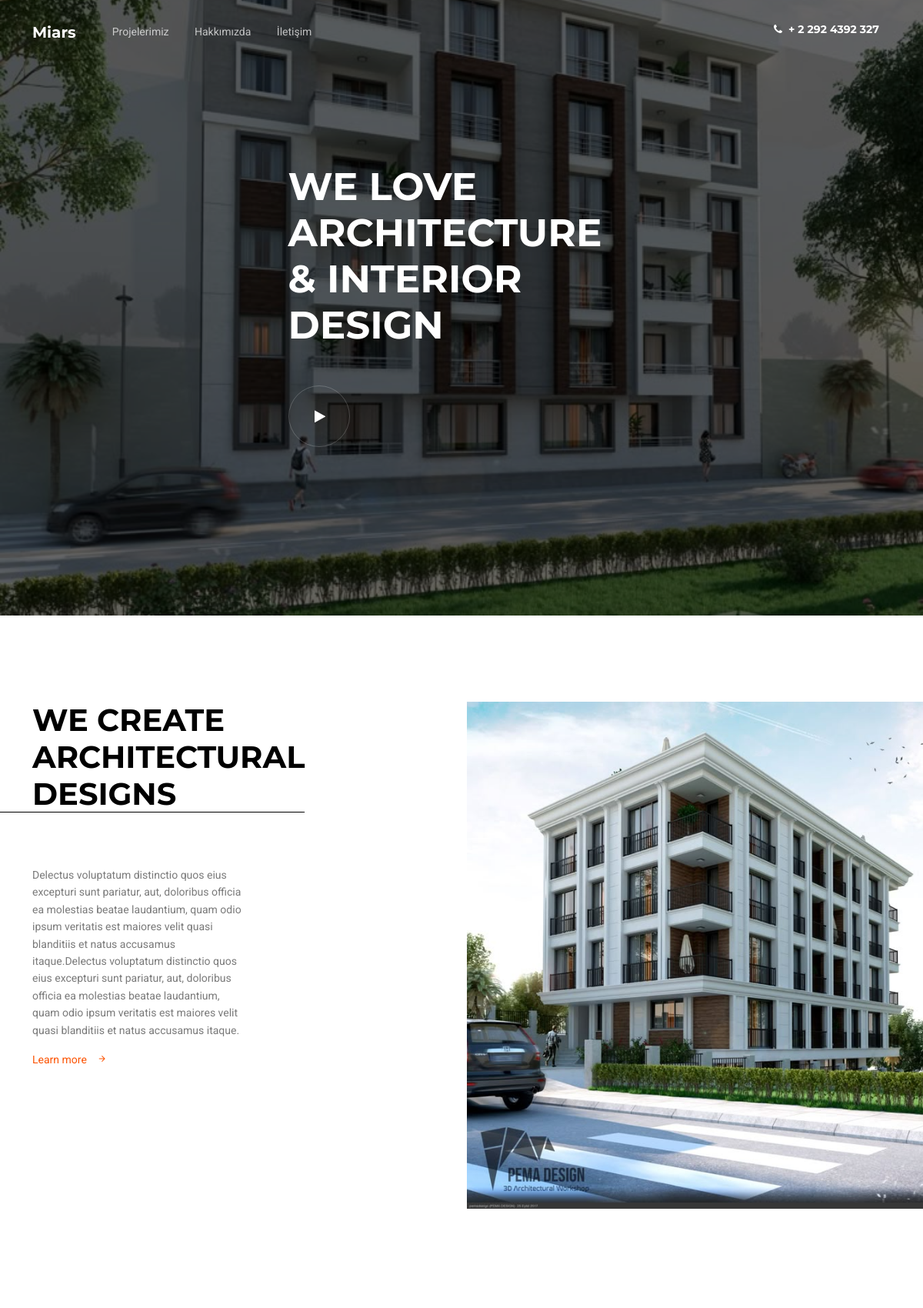
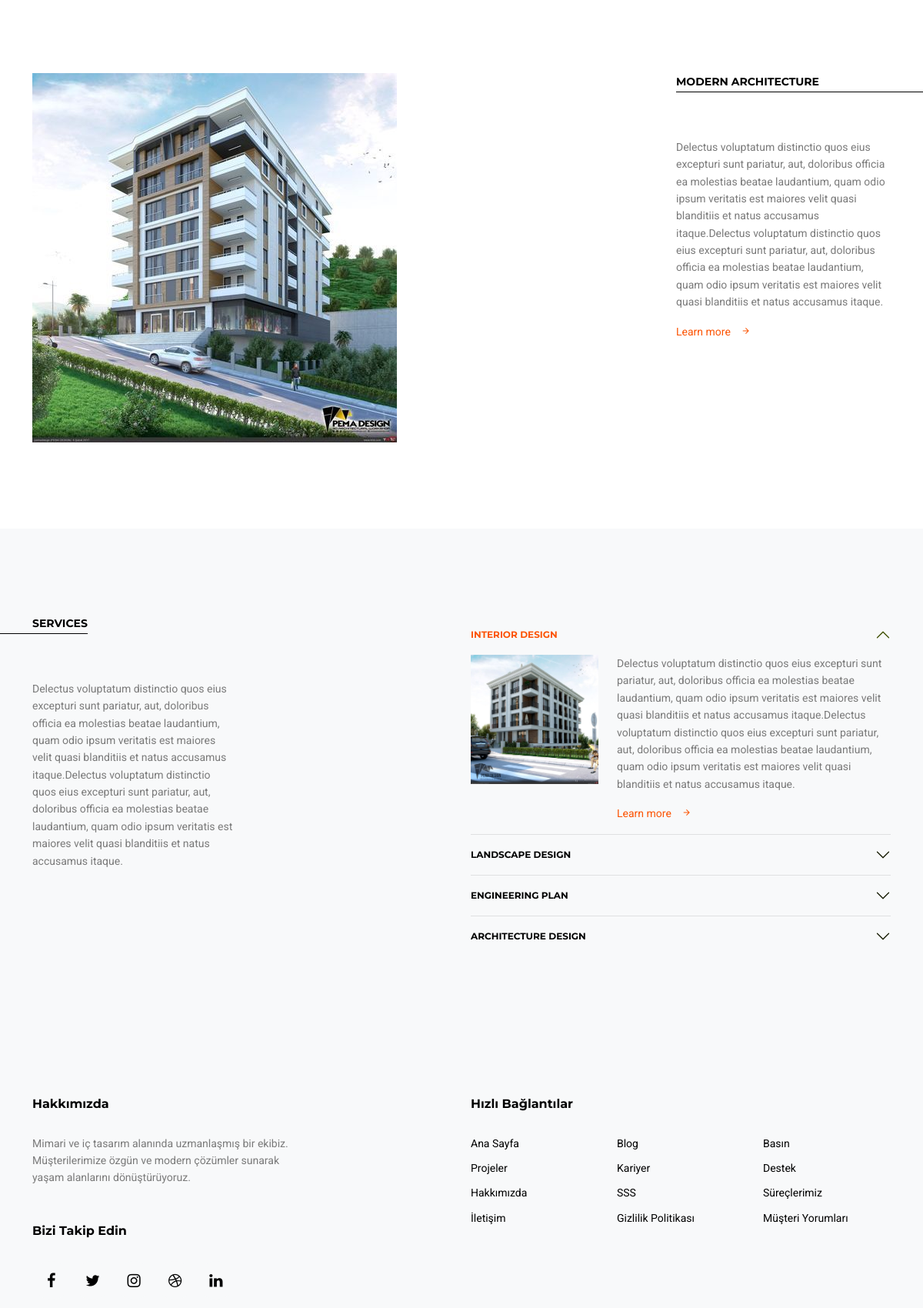
The page / (upper part) on the database its author committed (2 pictures, top to bottom).
### pages/models.py (models this page shows, shortened)
class Main(models.Model):
    hero_title = models.CharField(max_length=200, verbose_name="Hero Başlık")
    hero_subtitle = models.CharField(max_length=300, verbose_name="Hero Alt Başlık")
    hero_background_image = models.ImageField(upload_to='main/', verbose_name="Hero Arkaplan Resmi")
    hero_video_url = models.URLField(verbose_name="Hero Video URL")
    sec1_title = models.CharField(max_length=200, verbose_name="Bölüm 1 Başlık")
    sec1_content = models.TextField(verbose_name="Bölüm 1 İçerik")
    sec1_image = models.ImageField(upload_to='main/', verbose_name="Bölüm 1 Resim")
    sec2_title = models.CharField(max_length=200, verbose_name="Bölüm 2 Başlık")
    sec2_content = models.TextField(verbose_name="Bölüm 2 İçerik")
    sec2_image = models.ImageField(upload_to='main/', verbose_name="Bölüm 2 Resim")
    sec3_title = models.CharField(max_length=200, verbose_name="Bölüm 3 Başlık")
    sec3_content = models.TextField(verbose_name="Bölüm 3 İçerik")
    accordion_interior_title = models.CharField(max_length=200, verbose_name="Interior Design Başlık")
    accordion_interior_content = models.TextField(verbose_name="Interior Design İçerik")
    accordion_interior_image = models.ImageField(upload_to='main/', verbose_name="Interior Design Resim")
    accordion_landscape_title = models.CharField(max_length=200, verbose_name="Landscape Design Başlık")
    accordion_landscape_content = models.TextField(verbose_name="Landscape Design İçerik")
    accordion_landscape_image = models.ImageField(upload_to='main/', verbose_name="Landscape Design Resim")
    accordion_engineering_title = models.CharField(max_length=200, verbose_name="Engineering Plan Başlık")
    accordion_engineering_content = models.TextField(verbose_name="Engineering Plan İçerik")
    accordion_engineering_image = models.ImageField(upload_to='main/', verbose_name="Engineering Plan Resim")
    accordion_architecture_title = models.CharField(max_length=200, verbose_name="Architecture Design Başlık")
    accordion_architecture_content = models.TextField(verbose_name="Architecture Design İçerik")
    accordion_architecture_image = models.ImageField(upload_to='main/', verbose_name="Architecture Design Resim")
    class Meta:
        verbose_name = "Ana Sayfa İçeriği"
        verbose_name_plural = "Ana Sayfa İçeriği"

### pages/views.py (the view)
# urls.py: path('', index, name="index"),
def index(request):
    return render(request, 'pages/index.html',context = {"main":Main.objects.first()})

### templates/pages/index.html
{% extends 'base/base.html' %}
{% load static %}
{% block content %}
<div class="hero-2 overlay" style="background-image: url('{{ main.hero_background_image.url }}')">
    <div class="container">
        <div class="row align-items-center">
            <div class="col-lg-5 mx-auto">
                <h1 class="mb-5"><span>{{ main.hero_title }}</span> <span class="d-block">{{ main.hero_subtitle}}</span></h1>
                <div class="play-vid">
                    <a href="{{ main.hero_video_url }}" class="play glightbox">
                        <span class="icon-play"></span>
                    </a>
                </div>
            </div>
        </div>
    </div>
</div>
<div class="section sec-1">
    <div class="container">
        <div class="row g-0">
            <div class="col-lg-3">
                <h2 class="heading">{{ main.sec1_title }}</h2>
                <p>{{ main.sec1_content }}</p>
                <p><a href="#" class="more-2">Learn more <span class="icon-arrow_forward"></span></a></p>
            </div>
            <div class="col-lg-7 ms-auto">
                <img src="{{ main.sec1_image.url }}" alt="Image" class="img-fluid img-r">
            </div>
        </div>
    </div>
</div>
<div class="section sec-2">
    <div class="container">
        <div class="row g-0">
            <div class="col-lg-6 mb-4 mb-lg-0">
                <img src="{{ main.sec2_image.url }}" alt="Image" class="img-fluid">
            </div>
            <div class="col-lg-3 ms-auto">
                <h2 class="heading">{{ main.sec2_title }}</h2>
                <p>{{ main.sec2_content }}</p>
                <p><a href="#" class="more-2">Learn more <span class="icon-arrow_forward"></span></a></p>
            </div>
        </div>
    </div>
</div>
<div class="sec-3 section bg-light">
    <div class="container">
        <div class="row">
            <div class="col-lg-3">
                <h2 class="heading">{{ main.sec3_title }}</h2>
                <p>{{ main.sec3_content }}</p>
            </div>
            <div class="col-lg-6 ms-auto">
                <div class="accordion accordion-flush accordion-1" id="accordionFlushExample">
                    {% include 'pages/main/accordion_items.html' %}
                </div>
            </div>
        </div>
    </div>
</div>
{% endblock %}

### templates/pages/main/accordion_items.html (shortened to what this page needs)
<div class="accordion-item">
    <h2 class="accordion-header" id="flush-headingOne">
        <button class="accordion-button" type="button" data-bs-toggle="collapse" data-bs-target="#flush-collapseOne" aria-expanded="true" aria-controls="flush-collapseOne">
            {{ main.accordion_interior_title }}
        </button>
    </h2>
    <div id="flush-collapseOne" class="accordion-collapse collapse show" aria-labelledby="flush-headingOne" data-bs-parent="#accordionFlushExample">
        <div class="accordion-body">
            <div class="row justify-content-between">
                <div class="col-md-4">
                    <img src="{{ main.accordion_interior_image.url }}" alt="Interior Design Image" class="img-fluid">
                </div>
                <div class="col-md-8">
                    <p>{{ main.accordion_interior_content }}</p>
                    <a href="#" class="more-2">Learn more <span class="icon-arrow_forward"></span></a>
                </div>
            </div>
        </div>
    </div>
</div>
<div class="accordion-item">
    <h2 class="accordion-header" id="flush-headingTwo">
        <button class="accordion-button collapsed" type="button" data-bs-toggle="collapse" data-bs-target="#flush-collapseTwo" aria-expanded="false" aria-controls="flush-collapseTwo">
            {{ main.accordion_landscape_title }}
        </button>
    </h2>
</div>
<div class="accordion-item">
    <h2 class="accordion-header" id="flush-headingThree">
        <button class="accordion-button collapsed" type="button" data-bs-toggle="collapse" data-bs-target="#flush-collapseThree" aria-expanded="false" aria-controls="flush-collapseThree">
            {{ main.accordion_engineering_title }}
        </button>
    </h2>
</div>
<div class="accordion-item">
    <h2 class="accordion-header" id="flush-headingFour">
        <button class="accordion-button collapsed" type="button" data-bs-toggle="collapse" data-bs-target="#flush-collapseFour" aria-expanded="false" aria-controls="flush-collapseFour">
            {{ main.accordion_architecture_title }}
        </button>
    </h2>
</div>

### rows shown on the page
Main: hero_background_image (picture), hero_title "WE LOVE", hero_subtitle "ARCHITECTURE & INTERIOR DESIGN", sec1_title "WE CREATE ARCHITECTURAL DESIGNS", sec1_content "Delectus voluptatum distinctio quos eius excepturi sunt pariatur, aut, doloribus officia ea molestias beatae laudantium, quam odio ipsum veritatis est maiores velit quasi blanditiis et natus accusamus itaque.Delectus voluptatum distinctio quos eius excepturi sunt pariatur, aut, doloribus officia ea molestias beatae laudantium, quam odio ipsum veritatis est maiores velit quasi blanditiis et natus accusamus itaque.", sec1_image (picture), sec2_image (picture), sec2_title "MODERN ARCHITECTURE", sec2_content "Delectus voluptatum distinctio quos eius excepturi sunt pariatur, aut, doloribus officia ea molestias beatae laudantium, quam odio ipsum veritatis est maiores velit quasi blanditiis et natus accusamus itaque.Delectus voluptatum distinctio quos eius excepturi sunt pariatur, aut, doloribus officia ea molestias beatae laudantium, quam odio ipsum veritatis est maiores velit quasi blanditiis et natus accusamus itaque.", sec3_title "SERVICES", sec3_content "Delectus voluptatum distinctio quos eius excepturi sunt pariatur, aut, doloribus officia ea molestias beatae laudantium, quam odio ipsum veritatis est maiores velit quasi blanditiis et natus accusamus itaque.Delectus voluptatum distinctio quos eius excepturi sunt pariatur, aut, doloribus officia ea molestias beatae laudantium, quam odio ipsum veritatis est maiores velit quasi blanditiis et natus accusamus itaque.", accordion_interior_title "INTERIOR DESIGN", accordion_interior_image (picture), accordion_interior_content "Delectus voluptatum distinctio quos eius excepturi sunt pariatur, aut, doloribus officia ea molestias beatae laudantium, quam odio ipsum veritatis est maiores velit quasi blanditiis et natus accusamus itaque.Delectus voluptatum distinctio quos eius excepturi sunt pariatur, aut, doloribus officia ea molestias beatae laudantium, quam odio ipsum veritatis est maiores velit quasi blanditiis et natus accusamus itaque.", accordion_landscape_title "LANDSCAPE DESIGN", accordion_engineering_title "ENGINEERING PLAN", accordion_architecture_title "ARCHITECTURE DESIGN"
